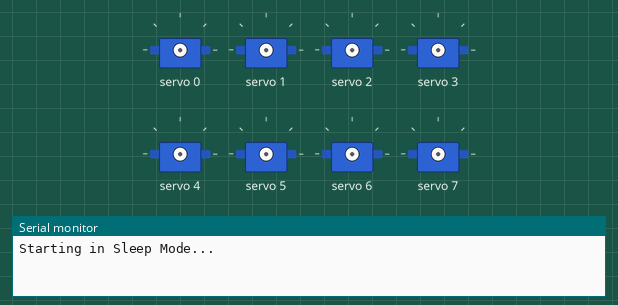
Simulated run of this sketch. Board: Arduino Uno, built with avr-gcc and run on an emulated ATmega328P. Parts: 8 × servo, the last lines printed to the serial monitor.

Above: at 0.15 s.
At 4.3 s:
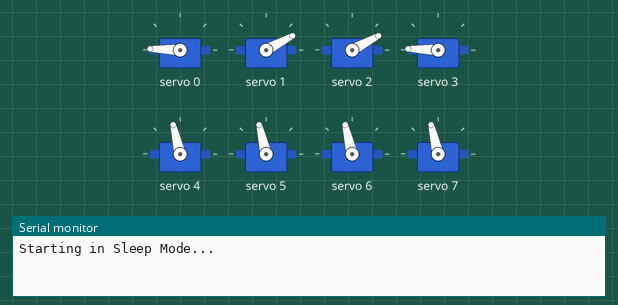
At 9.02 s:
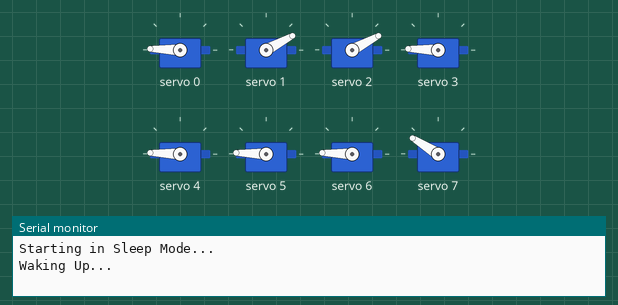
At 19.3 s:
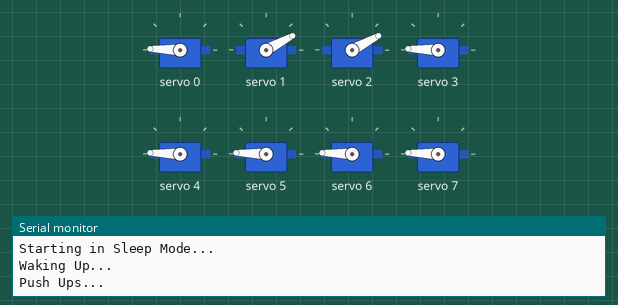
At 22.5 s:
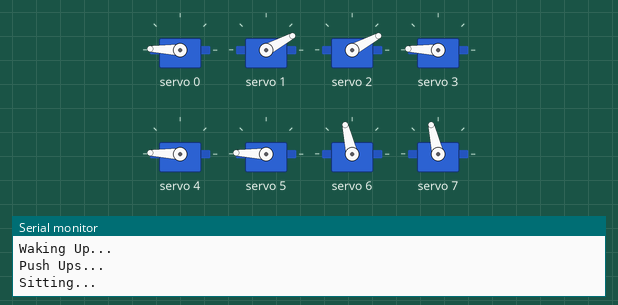
At 29.8 s:
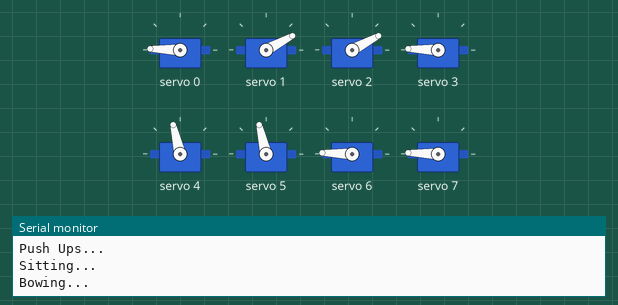
Timing chart, 0 to 40.0 s (numbered marks = the images above):
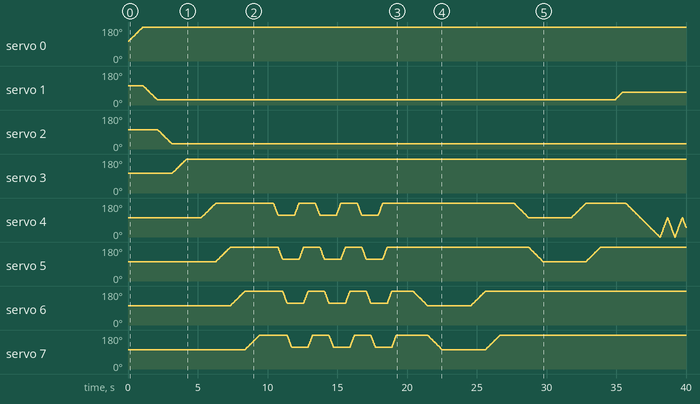

Measured:
- by itself, servo 0, servo 3: moves from 104° to 178° over 0.98 s
- by itself, servo 2: moves from 102° to 28° over 0.98 s

The sketch:

MoveCycling.ino
```cpp
#include <Wire.h>
#include <Adafruit_PWMServoDriver.h>

Adafruit_PWMServoDriver pwm = Adafruit_PWMServoDriver();

// --- Calibrated Settings ---
#define SERVOMIN  110
#define SERVOMAX  550

// --- Posture Settings ---
#define KNEE_STAND     25   // Standing height
#define KNEE_SLEEP     90   // Fully tucked/flat
#define KNEE_PUSHUP_DOWN 80 // Low position for pushups
#define HIP_CENTER     25   // Neutral stance

// --- Speed Settings ---
#define SLOW_SPEED     15
#define FAST_SPEED     5

// --- The Servo Joint Class ---
class ServoJoint {
  private:
    int channel;
    bool isInverse;
    String name;
    int currentAngle; // Robot remembers where it is

  public:
    ServoJoint(String n, int ch, bool inverse) {
      name = n;
      channel = ch;
      isInverse = inverse;
      currentAngle = 90; // Default startup assumption
    }

    void setAngle(int angle) {
      currentAngle = angle;
      int finalAngle = angle;

      // Inverse Logic
      if (isInverse) {
        finalAngle = 180 - angle;
      }

      finalAngle = constrain(finalAngle, 0, 180);
      uint16_t pulseLength = map(finalAngle, 0, 180, SERVOMIN, SERVOMAX);
      pwm.setPWM(channel, 0, pulseLength);
    }

    int getAngle() {
      return currentAngle;
    }
};

// --- Create the 8 Joints ---
// HIPS
ServoJoint FL_Hip("FL_Hip", 0, true);
ServoJoint FR_Hip("FR_Hip", 1, false);
ServoJoint BL_Hip("BL_Hip", 2, false);
ServoJoint BR_Hip("BR_Hip", 3, true);

// KNEES
ServoJoint FL_Knee("FL_Knee", 4, true);
ServoJoint FR_Knee("FR_Knee", 5, true);
ServoJoint BL_Knee("BL_Knee", 6, true);
ServoJoint BR_Knee("BR_Knee", 7, true);

// --- HELPER DECLARATIONS ---
void smoothMove(ServoJoint &joint, int targetAngle, int speedDelay);
void sleep();
void wake();
void wave();
void pushUps();
void sit();
void bow();

void setup() {
  Serial.begin(9600);
  pwm.begin();
  pwm.setPWMFreq(50);
  delay(10);

  // 1. Start in Sleep Mode (Lying down)
  Serial.println("Starting in Sleep Mode...");
  sleep();
  delay(1000);

  // 2. Wake Up
  Serial.println("Waking Up...");
  wake();
  delay(1000);

  // 3. Push Ups
  Serial.println("Push Ups...");
  pushUps();
  delay(1000);

  // 4. Sit
  Serial.println("Sitting...");
  sit();
  delay(2000);
  wake(); // Stand back up
  delay(1000);

  // 5. Bow
  Serial.println("Bowing...");
  bow();
  delay(2000);
  wake(); // Stand back up
  delay(1000);

  // 6. Wave Hello (Your Modified Version)
  Serial.println("Waving...");
  wave();
  delay(1000);

  // 7. Go back to sleep
  Serial.println("Going to sleep...");
  sleep();
  delay(1000);

  Serial.println("Going back to initial position...");
  Initial();
}

void loop() {
  // Main loop is empty because we ran the demo in setup()
}

// --- HELPER: Smooth Move ---
// Moves from the CURRENT angle to the TARGET angle
void smoothMove(ServoJoint &joint, int targetAngle, int speedDelay) {
  int startAngle = joint.getAngle();

  if (startAngle < targetAngle) {
    for (int i = startAngle; i <= targetAngle; i++) {
      joint.setAngle(i);
      delay(speedDelay);
    }
  } else {
    for (int i = startAngle; i >= targetAngle; i--) {
      joint.setAngle(i);
      delay(speedDelay);
    }
  }
}

// --- ANIMATION: Sleep ---
// Lays flat on the floor
void sleep() {
  // 1. Move Hips to Center first
  smoothMove(FL_Hip, HIP_CENTER, SLOW_SPEED);
  smoothMove(FR_Hip, HIP_CENTER, SLOW_SPEED);
  smoothMove(BL_Hip, HIP_CENTER, SLOW_SPEED);
  smoothMove(BR_Hip, HIP_CENTER, SLOW_SPEED);

  // 2. Fold Knees (Tuck in to 90)
  smoothMove(FL_Knee, KNEE_SLEEP, SLOW_SPEED);
  smoothMove(FR_Knee, KNEE_SLEEP, SLOW_SPEED);
  smoothMove(BL_Knee, KNEE_SLEEP, SLOW_SPEED);
  smoothMove(BR_Knee, KNEE_SLEEP, SLOW_SPEED);
}

// --- ANIMATION: Wake ---
// Stands up tall
void wake() {
  // 1. Set Hips to Center
  FL_Hip.setAngle(HIP_CENTER);
  FR_Hip.setAngle(HIP_CENTER);
  BL_Hip.setAngle(HIP_CENTER);
  BR_Hip.setAngle(HIP_CENTER);

  // 2. Lift Knees to Standing Height (25)
  smoothMove(FL_Knee, KNEE_STAND, SLOW_SPEED);
  smoothMove(FR_Knee, KNEE_STAND, SLOW_SPEED);
  smoothMove(BL_Knee, KNEE_STAND, SLOW_SPEED);
  smoothMove(BR_Knee, KNEE_STAND, SLOW_SPEED);
}

// --- ANIMATION: Push Ups ---
void pushUps() {
  for(int i=0; i<3; i++) {
    // Down (knees bend to 80)
    smoothMove(FL_Knee, KNEE_PUSHUP_DOWN, FAST_SPEED);
    smoothMove(FR_Knee, KNEE_PUSHUP_DOWN, FAST_SPEED);
    smoothMove(BL_Knee, KNEE_PUSHUP_DOWN, FAST_SPEED);
    smoothMove(BR_Knee, KNEE_PUSHUP_DOWN, FAST_SPEED);
    delay(200);
    // Up (knees straighten to 25)
    smoothMove(FL_Knee, KNEE_STAND, FAST_SPEED);
    smoothMove(FR_Knee, KNEE_STAND, FAST_SPEED);
    smoothMove(BL_Knee, KNEE_STAND, FAST_SPEED);
    smoothMove(BR_Knee, KNEE_STAND, FAST_SPEED);
    delay(200);
  }
}

// --- ANIMATION: Sit ---
// Back legs down, Front legs up
void sit() {
  // Lower Back Legs
  smoothMove(BL_Knee, KNEE_SLEEP, SLOW_SPEED);
  smoothMove(BR_Knee, KNEE_SLEEP, SLOW_SPEED);
  // Ensure Front Legs are Standing (in case we weren't already)
  smoothMove(FL_Knee, KNEE_STAND, SLOW_SPEED);
  smoothMove(FR_Knee, KNEE_STAND, SLOW_SPEED);
}

// --- ANIMATION: Bow ---
// Front legs down, Back legs up
void bow() {
  // Lower Front Legs
  smoothMove(FL_Knee, KNEE_SLEEP, SLOW_SPEED);
  smoothMove(FR_Knee, KNEE_SLEEP, SLOW_SPEED);
  // Ensure Back Legs are Standing
  smoothMove(BL_Knee, KNEE_STAND, SLOW_SPEED);
  smoothMove(BR_Knee, KNEE_STAND, SLOW_SPEED);
}

// --- ANIMATION: Wave (User Modified) ---
void wave() {
  // 1. Counterbalance: Move Front Right Leg forward to stabilize
  smoothMove(FR_Hip, 60, SLOW_SPEED);
  delay(200);

  // 2. Lift FL Leg high (Knee goes to 180)
  smoothMove(FL_Knee, 180, SLOW_SPEED);

  // 3. Wiggle FL Knee
  for (int i = 0; i < 3; i++) {
    smoothMove(FL_Knee, 180, FAST_SPEED); // Wave Out
    smoothMove(FL_Knee, 90, FAST_SPEED);  // Wave In
  }
  delay(500);

  // 4. Wiggle FL Hip
  FL_Knee.setAngle(170);
  for (int i = 0; i < 3; i++) {
    smoothMove(FL_Hip, 80, FAST_SPEED); // Wave Out
    smoothMove(FL_Hip, 20, FAST_SPEED); // Wave In
  }

  // 5. Return to Center
  smoothMove(FL_Hip, HIP_CENTER, SLOW_SPEED);

  // 6. Put Foot Down
  smoothMove(FL_Knee, KNEE_STAND, SLOW_SPEED);

  // 7. Reset Counterbalance Leg
  smoothMove(FR_Hip, HIP_CENTER, SLOW_SPEED);
}

void Initial() {
  smoothMove(FL_Hip, 90, SLOW_SPEED);
  smoothMove(FR_Hip, 90, SLOW_SPEED);
  smoothMove(BL_Hip, 90, SLOW_SPEED);
  smoothMove(BR_Hip, 90, SLOW_SPEED);

  smoothMove(FL_Knee, 25, SLOW_SPEED);
  smoothMove(FR_Knee, 25, SLOW_SPEED);
  smoothMove(BL_Knee, 25, SLOW_SPEED);
  smoothMove(BR_Knee, 25, SLOW_SPEED);
}
```
